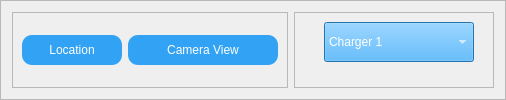
                            <widget class="QFrame" name="frame_28">
                             <property name="minimumSize">
                              <size>
                               <width>0</width>
                               <height>40</height>
                              </size>
                             </property>
                             <property name="frameShape">
                              <enum>QFrame::StyledPanel</enum>
                             </property>
                             <property name="frameShadow">
                              <enum>QFrame::Raised</enum>
                             </property>
                             <layout class="QHBoxLayout" name="horizontalLayout_9">
                              <item>
                               <widget class="QFrame" name="frame_30">
                                <property name="frameShape">
                                 <enum>QFrame::StyledPanel</enum>
                                </property>
                                <property name="frameShadow">
                                 <enum>QFrame::Raised</enum>
                                </property>
                                <layout class="QHBoxLayout" name="horizontalLayout_10">
                                 <item>
                                  <widget class="QPushButton" name="pushButton">
                                   <property name="minimumSize">
                                    <size>
                                     <width>100</width>
                                     <height>30</height>
                                    </size>
                                   </property>
                                   <property name="styleSheet">
                                    <string notr="true">color: rgb(255, 255, 255);
font: 14pt &quot;Consolas&quot;;
background-color: rgb(50, 162, 244);
border: none;
border-radius: 10;
padding: 3px 5px;</string>
                                   </property>
                                   <property name="text">
                                    <string>Location</string>
                                   </property>
                                  </widget>
                                 </item>
                                 <item>
                                  <widget class="QPushButton" name="pushButton_2">
                                   <property name="minimumSize">
                                    <size>
                                     <width>150</width>
                                     <height>30</height>
                                    </size>
                                   </property>
                                   <property name="styleSheet">
                                    <string notr="true">color: rgb(255, 255, 255);
font: 14pt &quot;Consolas&quot;;
background-color: rgb(50, 162, 244);
border: none;
border-radius: 10;
padding: 3px 5px;</string>
                                   </property>
                                   <property name="text">
                                    <string>Camera View</string>
                                   </property>
                                  </widget>
                                 </item>
                                </layout>
                               </widget>
                              </item>
                              <item alignment="Qt::AlignRight">
                               <widget class="QFrame" name="frame_31">
                                <property name="minimumSize">
                                 <size>
                                  <width>200</width>
                                  <height>0</height>
                                 </size>
                                </property>
                                <property name="frameShape">
                                 <enum>QFrame::StyledPanel</enum>
                                </property>
                                <property name="frameShadow">
                                 <enum>QFrame::Raised</enum>
                                </property>
                                <widget class="QComboBox" name="comboBox_2">
                                 <property name="geometry">
                                  <rect>
                                   <x>30</x>
                                   <y>10</y>
                                   <width>150</width>
                                   <height>40</height>
                                  </rect>
                                 </property>
                                 <property name="minimumSize">
                                  <size>
                                   <width>150</width>
                                   <height>30</height>
                                  </size>
                                 </property>
                                 <property name="styleSheet">
                                  <string notr="true">color: rgb(255, 255, 255);
background-color: rgb(50, 162, 244);</string>
                                 </property>
                                 <item>
                                  <property name="text">
                                   <string>Charger 1</string>
                                  </property>
                                 </item>
                                 <item>
                                  <property name="text">
                                   <string>Charger 2</string>
                                  </property>
                                 </item>
                                </widget>
                               </widget>
                              </item>
                             </layout>
                            </widget>
